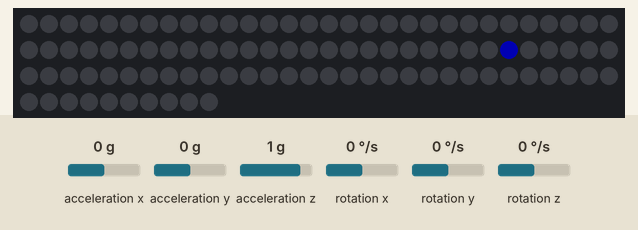
The sketch below on a simulated Arduino Uno, built with avr-gcc and run on an emulated ATmega328P. Parts: 100 RGB LEDs in strip order, left to right, continuing on the next row. The test bench sets the inputs (shaded band); at power-on: acceleration x 0 g, acceleration y 0 g, acceleration z 1 g, rotation x 0 °/s, rotation y 0 °/s, rotation z 0 °/s. Dim RGB values are drawn brighter than linear; random numbers use the default seed unless the sketch sets one; what the sketch prints to the serial monitor is not drawn.

Above: at 1.2 s.
1.3 s: acceleration x set to -1.4 g
4.1 s: acceleration x set to 0 g
6.1 s: acceleration y set to 0.8 g
8.1 s: acceleration y set to 0 g
At 8.3 s:
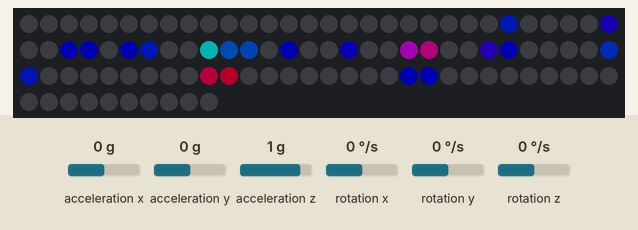
At 8.7 s:
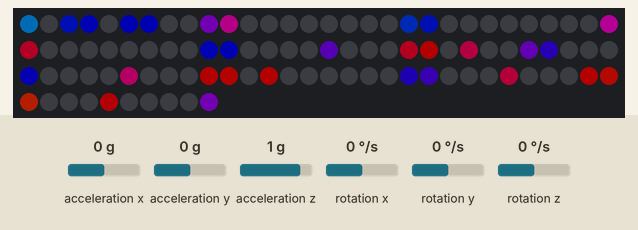
10.1 s: acceleration x set to 0.8 g
At 10.18 s:
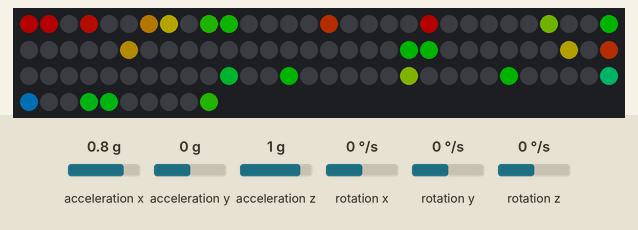
12.0 s: acceleration x set to -0.1 g
At 12.22 s:
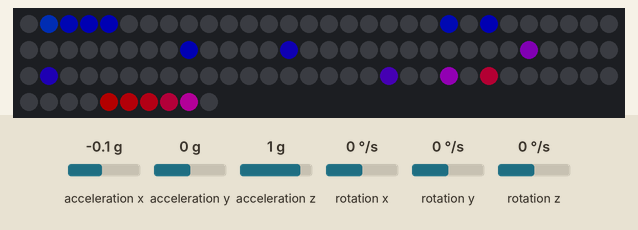

The sketch:

gravity_pixel_manualMatr_manualAngl_int_modifikasi.ino
```cpp
// --------------------- НАСТРОЙКИ ----------------------
#define PIXEL_AMOUNT 80 // number of live pixels
#define G_CONST 9.81 // free fall acceleration

#define BRIGHTNESS 60 // brightness (0 - 255)

#define MATR_X 10 // 16 // number of LEDs per x
#define MATR_Y 10 // 16 // number of LEDs by y
#define MATR_X_M 100 // 160 // matrix size in millimeters x
#define MATR_Y_M 100 // 160 // matrix size in millimeters y

#define PIXELZISE 10 // pixel size mm

#define PIN 6 // Din ribbon pin
#define GLOW 0 // glow
#define ALL_BLUE 0 // all blue

#define MIN_STEP 30 // minimum step of integration (milliseconds)
// with a strong decrease in the step, everything goes n * z here, which is very strange for Euler ...

// offsets for the accelerometer
const int MPU = 0x68; // MPU6050 I2C address
//int offsets[6] = { -3214, -222, 1324, -2, -67, -12}; //Ori
//int offsets[6] = { 2720, 887, 3475, 10, 9, -8}; //ADO Low 0x68  address pin low (GND)
int offsets[6] = { -773, 741, 1581, 11, 7, -7}; //ADO High 0x69  address pin high (VCC)

/*
  LOOK HOW THE BALLOONS ARE BEING ON OTHER PLANETS !!!
   Earth 9.81 m / s2
   Sun 273.1 m / s2
   Moon 1.62 m / s2
   Mercury 3.68 m / s2
   Venus 8.88 m / s2
   Mars 3.86 m / s2
   Jupiter 23.95 m / s2
   Saturn 10.44 m / s2
   Uranium 8.86 m / s2
   Neptune 11.09 m / s2
*/
// --------------------- НАСТРОЙКИ ----------------------

// цвета
#define BLUE     0x000088
#define RED      0x880000
#define GREEN    0x00ff00
#define CYAN     0x008888
#define MAGENTA  0xaa0088
#define YELLOW   0x888800
#define WHITE    0x505050

#define GLOW_FADE1 0x000004 // near glow
#define GLOW_FADE2 0x000002 // distant glow

uint32_t colors[] = {
  BLUE,
  RED,
  GREEN,
  CYAN,
  MAGENTA,
  YELLOW,
  WHITE,
};

// ---------- БИБЛИОТЕКИ -----------
#include <Adafruit_NeoPixel.h>
Adafruit_NeoPixel strip = Adafruit_NeoPixel(MATR_X * MATR_Y, PIN, NEO_GRB + NEO_KHZ800);
#include "I2Cdev.h"
#include "MPU6050.h"
MPU6050 mpu;
// ---------- БИБЛИОТЕКИ -----------

// --------------------- ДЛЯ РАЗРАБОТЧИКОВ ----------------------
#define DIST_TO_LED_X (int)MATR_X / MATR_X_M
#define DIST_TO_LED_Y (int)MATR_Y / MATR_Y_M

int x_vel[PIXEL_AMOUNT];     // МИЛЛИМЕТРЫ В СЕКУНДУ
int y_vel[PIXEL_AMOUNT];     // МИЛЛИМЕТРЫ В СЕКУНДУ
int x_dist[PIXEL_AMOUNT];    // МИЛЛИМЕТРЫ
int y_dist[PIXEL_AMOUNT];    // МИЛЛИМЕТРЫ
byte friction[PIXEL_AMOUNT];
byte bounce[PIXEL_AMOUNT];
byte color[PIXEL_AMOUNT];

float mpuPitch = 0;
float mpuRoll = 0;
float mpuYaw = 0;
int16_t ax, ay, az;
int16_t gx, gy, gz;

unsigned long integrTimer, loopTimer;
float stepTime, loopTime;
// --------------------- ДЛЯ РАЗРАБОТЧИКОВ ----------------------

void setup() {
  Serial.begin(9600);
  mpuSetup();
  strip.begin();
  strip.setBrightness(BRIGHTNESS);

  // начальные условия. Центр матрицы, Скорость нулевая
  for (byte i = 0; i < PIXEL_AMOUNT; i++) {
    x_vel[i] = 0;
    y_vel[i] = 0;
    x_dist[i] = (MATR_X_M / 2);
    y_dist[i] = (MATR_Y_M / 2);
  }

  randomSeed(analogRead(0));   // зерно для генератора псевдослучайных чисел

  for (byte i = 0; i < PIXEL_AMOUNT; i++) {
    // get random values
    friction[i] = (float)random(0, 30);   // ТРЕНИЕ. В дальнейшем делится на 100
    bounce[i] = (float)random(60, 95);     // ОТСКОК. В дальнейшем делится на 100

    // здесь хитро, чтобы вся палитра цветов досталась всем пикселям
    color[i] = map(i, 0, PIXEL_AMOUNT, 0, 7);
    if (ALL_BLUE) color[i] = 0;
  }
}

void loop() {
  if (millis() - loopTimer > MIN_STEP) {
    loopTimer = millis();
    integrate();
    strip.clear();
    for (byte i = 0; i < PIXEL_AMOUNT; i++) {
      byte nowDistX = floor(x_dist[i] * DIST_TO_LED_X);   // перевести миллиметры в пиксели
      byte nowDistY = floor(y_dist[i] * DIST_TO_LED_Y);   // перевести миллиметры в пиксели

      if (GLOW) {
        glowDraw(nowDistX - 1, nowDistY, GLOW_FADE1);        // нарисовать точку
        glowDraw(nowDistX + 1, nowDistY, GLOW_FADE1);        // нарисовать точку
        glowDraw(nowDistX, nowDistY - 1, GLOW_FADE1);        // нарисовать точку
        glowDraw(nowDistX, nowDistY + 1, GLOW_FADE1);        // нарисовать точку

        glowDraw(nowDistX - 1, nowDistY + 1, GLOW_FADE2);       // нарисовать точку
        glowDraw(nowDistX - 1, nowDistY - 1, GLOW_FADE2);      // нарисовать точку
        glowDraw(nowDistX + 1, nowDistY - 1, GLOW_FADE2);      // нарисовать точку
        glowDraw(nowDistX + 1, nowDistY + 1, GLOW_FADE2);      // нарисовать точку

        glowDraw(nowDistX - 2, nowDistY, GLOW_FADE2);        // нарисовать точку
        glowDraw(nowDistX + 2, nowDistY, GLOW_FADE2);        // нарисовать точку
        glowDraw(nowDistX, nowDistY - 2, GLOW_FADE2);        // нарисовать точку
        glowDraw(nowDistX, nowDistY + 2, GLOW_FADE2);        // нарисовать точку
      }

      pixelDraw(nowDistX, nowDistY, color[i]);            // нарисовать точку

    }
    strip.show();
  }
}

void pixelDraw(byte x, byte y,byte colorNum) {
  static int i = 0;
  i++;
  if (y % 2 == 0)                                                         // если чётная строка
    //strip.setPixelColor(y * MATR_X + x, WHITE); //colors[colorNum]);
    strip.setPixelColor(y * MATR_X + x, strip.gamma32(strip.ColorHSV((x + y) * 256 * 8 + i * 32 * 1)));
  else                                                                    // если нечётная
    //strip.setPixelColor(y * MATR_X + MATR_X - x - 1, WHITE);
    strip.setPixelColor(y * MATR_X + MATR_X - x - 1, strip.gamma32(strip.ColorHSV((x + y) * 256 * 8 + i * 32 * 1)));
}
void glowDraw(byte x, byte y, byte color) {
  if (y % 2 == 0)                                                         // если чётная строка
    strip.setPixelColor(y * MATR_X + x, color);                // заливаем в прямом порядке
  else                                                                    // если нечётная
    strip.setPixelColor(y * MATR_X + MATR_X - x - 1, color);   // заливаем в обратном порядке
}

void integrate() {
  get_angles();                                                       // получить углы с mpu
  stepTime = (float)((long)millis() - integrTimer) / 1000;            // расчёт времени шага интегрирования
  integrTimer = millis();
  for (byte i = 0; i < PIXEL_AMOUNT; i++) {                           // для каждого пикселя
    int thisAccel_x, thisAccel_y;                                     // текущее ускорение

    ///////////////////// ОСЬ Х /////////////////////
    int grav = (float)G_CONST * sin(mpuPitch) * 1000;    // сила тяжести
    int frict = (float)G_CONST * cos(mpuPitch) * ((float)friction[i] / 100) * 1000;  // сила трения

    if (x_vel[i] > 0) frict = -frict;   // знак силы трения зависит от направления вектора скорости

    if (x_vel[i] == 0 && abs(grav) < frict) thisAccel_x = 0;  // трение покоя
    else thisAccel_x = (grav + frict);                        // ускорение

    /////////////////////// ОСЬ У /////////////////////
    grav = (float)G_CONST * sin(mpuRoll) * 1000;
    frict = (float)G_CONST * cos(mpuRoll) * ((float)friction[i] / 100) * 1000;

    if (y_vel[i] > 0) frict = -frict;

    if (y_vel[i] == 0 && abs(grav) < frict) thisAccel_y = 0;
    else thisAccel_y = (grav + frict);

    ///////////////////// ИНТЕГРИРУЕМ ///////////////////
    // скорость на данном шаге V = V0 + ax*dt
    x_vel[i] = x_vel[i] + (float)thisAccel_x * stepTime;
    y_vel[i] = y_vel[i] + (float)thisAccel_y * stepTime;

    // координата на данном шаге X = X0 + Vx*dt
    x_dist[i] = x_dist[i] + (float)x_vel[i] * stepTime;
    y_dist[i] = y_dist[i] + (float)y_vel[i] * stepTime;

    /////////////////// ПОВЕДЕНИЕ У СТЕНОК /////////////////
    // рассматриваем 4 стенки матрицы
    if (x_dist[i] < 0) {     // если пробили край матрицы
      x_dist[i] = 0;         // возвращаем на край
      x_vel[i] = -x_vel[i] * (float)bounce[i] / 100;    // скорость принимаем с обратным знаком и * на коэффициент отскока
    }
    if (x_dist[i] > MATR_X_M - 10) {
      x_dist[i] = MATR_X_M - 10;
      x_vel[i] = -x_vel[i] * (float)bounce[i] / 100;
    }

    if (y_dist[i] < 0) {
      y_dist[i] = 0;
      y_vel[i] = -y_vel[i] * (float)bounce[i] / 100;
    }
    if (y_dist[i] > MATR_Y_M - 10) {
      y_dist[i] = MATR_Y_M - 10;
      y_vel[i] = -y_vel[i] * (float)bounce[i] / 100;
    }
  }
}

// функция расчёта углов
void get_angles() {
  mpu.getMotion6(&ax, &ay, &az, &gx, &gy, &gz);           // получить ускорения

  // найти угол тупо как проекцию g на оси через синус
  mpuPitch = (float)ax / 16383;                           // 16384 это величина g с акселерометра
  mpuPitch = constrain(mpuPitch, -1, 1);                  // ограничить диапазон (бывает, пробивает)
  mpuPitch = asin(mpuPitch);                              // спроецировать

  mpuRoll = (float)ay / 16383;
  mpuRoll = constrain(mpuRoll, -1, 1);
  mpuRoll = asin(mpuRoll);
}

void mpuSetup() {
  Wire.begin();
  mpu.initialize();
  Serial.println(mpu.testConnection() ? "MPU6050 connection successful" : "MPU6050 connection failed");

  // ставим оффсеты
  mpu.setXAccelOffset(offsets[0]);
  mpu.setYAccelOffset(offsets[1]);
  mpu.setZAccelOffset(offsets[2]);
  mpu.setXGyroOffset(offsets[3]);
  mpu.setYGyroOffset(offsets[4]);
  mpu.setZGyroOffset(offsets[5]);
  /*
    // Acceleration range: ± 2   ± 4  ± 8  ± 16 g
    // 1G value:           16384 8192 4096 2048
    // MAX G value:        32768
    mpu.setFullScaleAccelRange(MPU6050_ACCEL_FS_2);

    // Gyroscope range: 250   500  1000 2000 °/s
    // MAX value:       32768
    mpu.setFullScaleGyroRange(MPU6050_GYRO_FS_250);
  */
}
```
